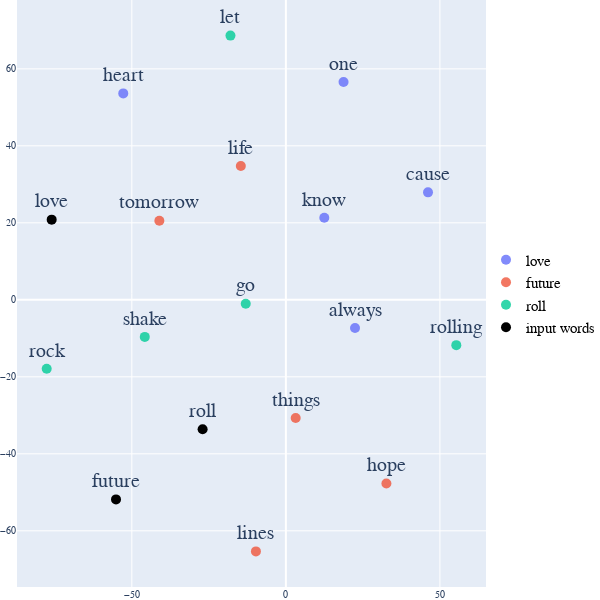

Source (notebook cell):
### Code cell
#This plot will give us a t-SNE visualization of our words across our doc2vec model. We will be able to see what this model looks like in space.
#The visualization codes below were adapted from Ruben Winastwan 



def display_tsne_scatterplot_2D(model, user_input=None, words=None, label=None, color_map=None, topn=5, sample=10):

    if words == None:
        if sample > 0:
            words = np.random.choice(list(model.vocab.keys()), sample)
        else:
            words = [ word for word in model.vocab ]
    
    word_vectors = np.array([model[w] for w in words])
    
    two_dim = TSNE(n_components = 2, random_state=0).fit_transform(word_vectors)[:,:2]


    data = []
    count = 0
    
    for i in range (len(user_input)):

                trace = go.Scatter(
                    x = two_dim[count:count+topn,0], 
                    y = two_dim[count:count+topn,1],  
                    text = words[count:count+topn],
                    name = user_input[i],
                    textposition = "top center",
                    textfont_size = 20,
                    mode = 'markers+text',
                    marker = {
                        'size': 10,
                        'opacity': 0.8,
                        'color': 2
                    }
       
                )
               
                data.append(trace)
                count = count+topn

    trace_input = go.Scatter(
                    x = two_dim[count:,0], 
                    y = two_dim[count:,1],  
                    text = words[count:],
                    name = 'input words',
                    textposition = "top center",
                    textfont_size = 20,
                    mode = 'markers+text',
                    marker = {
                        'size': 10,
                        'opacity': 1,
                        'color': 'black'
                    }
                    )

            
    data.append(trace_input)
    
# Configure the layout

    layout = go.Layout(
        margin = {'l': 0, 'r': 0, 'b': 0, 't': 0},
        showlegend=True,
        legend=dict(
        x=1,
        y=0.5,
        font=dict(
            family="Courier New",
            size=15,
            color="black"
        )),
        font = dict(
            family = " Courier New ",
            size = 10),
        autosize = False,
        width = 600,
        height = 600
        )


    plot_figure = go.Figure(data = data, layout = layout)
    plot_figure.show()
    
display_tsne_scatterplot_2D(model_doc, user_input, similar_word, labels, color_map)

### Figure 1 — Plotly figure (JSON) as saved in the notebook; plotly's stock layout.template omitted (floating-point values rounded to 4 significant figures)
{"data": [{"marker": {"color": 2, "opacity": 0.8, "size": 10}, "mode": "markers+text", "name": "love", "text": ["know", "heart", "one", "cause", "always"], "textfont": {"size": 20}, "textposition": "top center", "type": "scatter", "x": [12.48, -52.78, 18.72, 46.14, 22.45], "y": [21.31, 53.62, 56.59, 27.91, -7.324]}, {"marker": {"color": 2, "opacity": 0.8, "size": 10}, "mode": "markers+text", "name": "future", "text": ["life", "tomorrow", "hope", "lines", "things"], "textfont": {"size": 20}, "textposition": "top center", "type": "scatter", "x": [-14.61, -41.07, 32.63, -9.715, 3.188], "y": [34.74, 20.55, -47.71, -65.35, -30.7]}, {"marker": {"color": 2, "opacity": 0.8, "size": 10}, "mode": "markers+text", "name": "roll", "text": ["rock", "let", "go", "rolling", "shake"], "textfont": {"size": 20}, "textposition": "top center", "type": "scatter", "x": [-77.63, -17.99, -13.02, 55.32, -45.79], "y": [-17.93, 68.63, -1.019, -11.78, -9.629]}, {"marker": {"color": "black", "opacity": 1, "size": 10}, "mode": "markers+text", "name": "input words", "text": ["love", "future", "roll"], "textfont": {"size": 20}, "textposition": "top center", "type": "scatter", "x": [-76.01, -55.13, -27.02], "y": [20.83, -51.85, -33.63]}], "layout": {"autosize": false, "font": {"family": " Courier New ", "size": 10}, "height": 600, "legend": {"font": {"color": "black", "family": "Courier New", "size": 15}, "x": 1, "y": 0.5}, "margin": {"b": 0, "l": 0, "r": 0, "t": 0}, "showlegend": true, "width": 600}}
